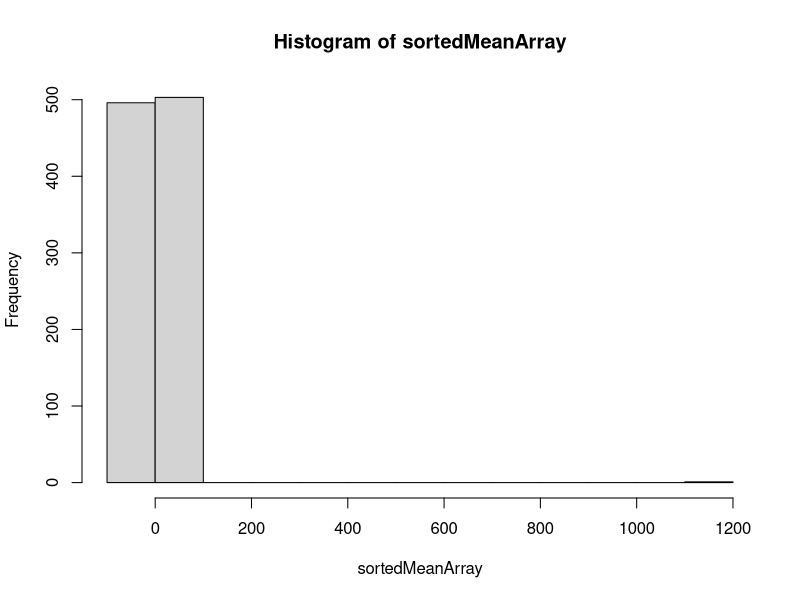
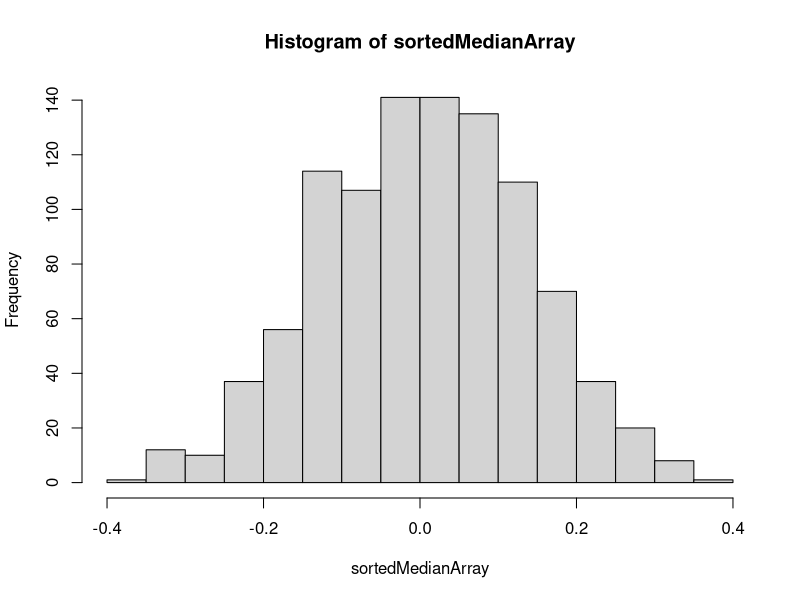

These charts were generated, in order, by the following R code:
n = 100;
N = 1000;
meanArray = matrix(0,N,1);
medianArray = matrix(0,N,1);
k=0.1*n;
for (i in 1:N){
  Y = rnorm(n,0,1)
  r=runif(n, 0,1)
  Z = rt(n,1)
  
  eps = 0.05;
  
  X=Y;
  X[r < eps] = Z[r < eps];
  X = sort(X);
  medianArray[i] = median(X);
  meanArray[i] = sum(X[(k+1:n-k)]/(n-2*k));
}
sortedMedianArray = sort(medianArray);
sortedMeanArray = sort(meanArray);
mean25 = sortedMeanArray[25];
mean975 = sortedMeanArray[975];
hist(sortedMeanArray)
hist(sortedMedianArray)